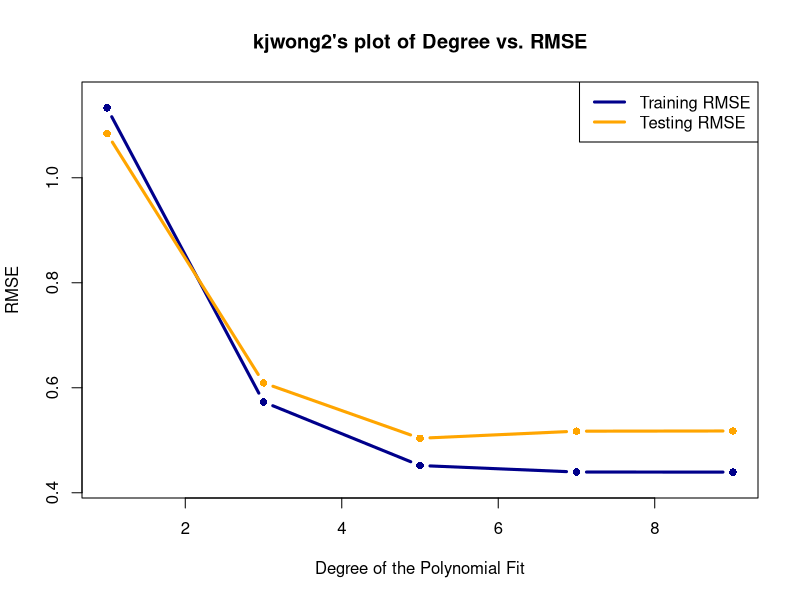
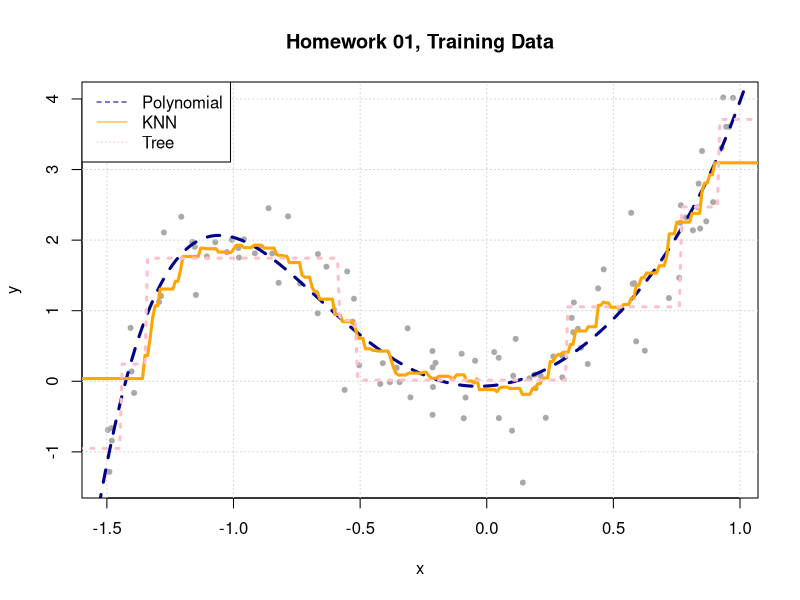

The R source for these figures, in order:
## ---- chunk 1
hw01_trn_data = read.csv("hw01-trn-data.csv")
hw01_tst_data = read.csv("hw01-tst-data.csv")
## ---- chunk 2
library(FNN)
library(rpart)
library(knitr)
library(kableExtra)
## ---- chunk 3
degrees = c(1, 3, 5, 7, 9)

poly_fit_1 = lm(y ~ poly(x, 1), data = hw01_trn_data)
poly_fit_3 = lm(y ~ poly(x, 3), data = hw01_trn_data)
poly_fit_5 = lm(y ~ poly(x, 5), data = hw01_trn_data)
poly_fit_7 = lm(y ~ poly(x, 7), data = hw01_trn_data)
poly_fit_9 = lm(y ~ poly(x, 9), data = hw01_trn_data)

calc_rmse = function(actual, predicted) {
  sqrt(mean((actual - predicted) ^ 2))
}

poly_trn_rmses = c(
  calc_rmse(hw01_trn_data$y, predict(poly_fit_1, hw01_trn_data)),
  calc_rmse(hw01_trn_data$y, predict(poly_fit_3, hw01_trn_data)),
  calc_rmse(hw01_trn_data$y, predict(poly_fit_5, hw01_trn_data)),
  calc_rmse(hw01_trn_data$y, predict(poly_fit_7, hw01_trn_data)),
  calc_rmse(hw01_trn_data$y, predict(poly_fit_9, hw01_trn_data))
)

poly_tst_rmses = c(
  calc_rmse(hw01_tst_data$y, predict(poly_fit_1, hw01_tst_data)),
  calc_rmse(hw01_tst_data$y, predict(poly_fit_3, hw01_tst_data)),
  calc_rmse(hw01_tst_data$y, predict(poly_fit_5, hw01_tst_data)),
  calc_rmse(hw01_tst_data$y, predict(poly_fit_7, hw01_tst_data)),
  calc_rmse(hw01_tst_data$y, predict(poly_fit_9, hw01_tst_data))
)

plot(degrees, poly_trn_rmses, type="b", ylim = c(min(c(poly_trn_rmses, poly_tst_rmses)) - 0.02, max(c(poly_trn_rmses, poly_tst_rmses)) + 0.02), col="darkblue", xlab = "Degree of the Polynomial Fit", main = "kjwong2's plot of Degree vs. RMSE", ylab = "RMSE", pch = 16, lwd = 3)
lines(degrees, poly_tst_rmses, type = "b", col = "orange", pch = 16, lwd = 3)
legend("topright", legend=c("Training RMSE", "Testing RMSE"), col=c("darkblue", "orange"), lwd = 3)

which.min(c(calc_rmse(hw01_tst_data$y, predict(poly_fit_1, hw01_tst_data)), calc_rmse(hw01_tst_data$y, predict(poly_fit_3, hw01_tst_data)), calc_rmse(hw01_tst_data$y, predict(poly_fit_5, hw01_tst_data)), calc_rmse(hw01_tst_data$y, predict(poly_fit_7, hw01_tst_data)), calc_rmse(hw01_tst_data$y, predict(poly_fit_9, hw01_tst_data))))
## ---- chunk 4
k = c(1, 11, 21, 31, 41)
knn_model_names = c("knn_pred_trn_k1", "knn_pred_trn_k11", "knn_pred_trn_k21", "knn_pred_trn_k31", "knn_pred_trn_k41")

knn_pred_trn_k1 = knn.reg(train = hw01_trn_data["x"], test = hw01_trn_data["x"], y = hw01_trn_data["y"], k =  1)$pred
knn_pred_trn_k11 = knn.reg(train = hw01_trn_data["x"], test = hw01_trn_data["x"], y = hw01_trn_data["y"], k =  11)$pred
knn_pred_trn_k21 = knn.reg(train = hw01_trn_data["x"], test = hw01_trn_data["x"], y = hw01_trn_data["y"], k =  21)$pred
knn_pred_trn_k31 = knn.reg(train = hw01_trn_data["x"], test = hw01_trn_data["x"], y = hw01_trn_data["y"], k =  31)$pred
knn_pred_trn_k41 = knn.reg(train = hw01_trn_data["x"], test = hw01_trn_data["x"], y = hw01_trn_data["y"], k =  41)$pred

knn_pred_tst_k1 = knn.reg(train = hw01_trn_data["x"], test = hw01_tst_data["x"], y = hw01_trn_data["y"], k =  1)$pred
knn_pred_tst_k11 = knn.reg(train = hw01_trn_data["x"], test = hw01_tst_data["x"], y = hw01_trn_data["y"], k =  11)$pred
knn_pred_tst_k21 = knn.reg(train = hw01_trn_data["x"], test = hw01_tst_data["x"], y = hw01_trn_data["y"], k =  21)$pred
knn_pred_tst_k31 = knn.reg(train = hw01_trn_data["x"], test = hw01_tst_data["x"], y = hw01_trn_data["y"], k =  31)$pred
knn_pred_tst_k41 = knn.reg(train = hw01_trn_data["x"], test = hw01_tst_data["x"], y = hw01_trn_data["y"], k =  41)$pred

knn_trn_rmses = c(
  calc_rmse(hw01_trn_data$y, knn_pred_trn_k1),
  calc_rmse(hw01_trn_data$y, knn_pred_trn_k11),
  calc_rmse(hw01_trn_data$y, knn_pred_trn_k21),
  calc_rmse(hw01_trn_data$y, knn_pred_trn_k31),
  calc_rmse(hw01_trn_data$y, knn_pred_trn_k41)
)

knn_tst_rmses = c(
  calc_rmse(hw01_tst_data$y, knn_pred_tst_k1),
  calc_rmse(hw01_tst_data$y, knn_pred_tst_k11),
  calc_rmse(hw01_tst_data$y, knn_pred_tst_k21),
  calc_rmse(hw01_tst_data$y, knn_pred_tst_k31),
  calc_rmse(hw01_tst_data$y, knn_pred_tst_k41)
)

knn_results = data.frame(
  knn_model_names,
  k,
  round(knn_trn_rmses, 4),
  round(knn_tst_rmses, 4)
)
colnames(knn_results) = c("Model Name", "k", "Training RMSE", "Testing RMSE")

knitr::kable(knn_results, escape = FALSE, booktabs = TRUE)
## ---- chunk 5
tree_mod1 = rpart(y ~ x, data = hw01_trn_data, control = rpart.control(cp = 0, minsplit = 2))
tree_mod2 = rpart(y ~ x, data = hw01_trn_data, control = rpart.control(cp = 0.001, minsplit = 2))
tree_mod3 = rpart(y ~ x, data = hw01_trn_data, control = rpart.control(cp = 0.01, minsplit = 2))
tree_mod4 = rpart(y ~ x, data = hw01_trn_data, control = rpart.control(cp = 0.1, minsplit = 2))
tree_mod5 = rpart(y ~ x, data = hw01_trn_data, control = rpart.control(cp = 1, minsplit = 2))


cp = c(0, 0.001, 0.01, 0.1, 1)
tree_model_names = c("tree_mod1", "tree_mod2", "tree_mod3", "tree_mod4", "tree_mod5")


tree_trn_rmses = c(
  calc_rmse(hw01_trn_data$y, predict(tree_mod1, hw01_trn_data)),
  calc_rmse(hw01_trn_data$y, predict(tree_mod2, hw01_trn_data)),
  calc_rmse(hw01_trn_data$y, predict(tree_mod3, hw01_trn_data)),
  calc_rmse(hw01_trn_data$y, predict(tree_mod4, hw01_trn_data)),
  calc_rmse(hw01_trn_data$y, predict(tree_mod5, hw01_trn_data))
)

tree_tst_rmses = c(
  calc_rmse(hw01_tst_data$y, predict(tree_mod1, hw01_tst_data)),
  calc_rmse(hw01_tst_data$y, predict(tree_mod2, hw01_tst_data)),
  calc_rmse(hw01_tst_data$y, predict(tree_mod3, hw01_tst_data)),
  calc_rmse(hw01_tst_data$y, predict(tree_mod4, hw01_tst_data)),
  calc_rmse(hw01_tst_data$y, predict(tree_mod5, hw01_tst_data))
)

tree_results = data.frame(
  tree_model_names,
  cp,
  round(tree_trn_rmses, 4),
  round(tree_tst_rmses, 4)
)
colnames(tree_results) = c("Model Name", "cp", "Training RMSE", "Testing RMSE")

knitr::kable(tree_results, escape = FALSE, booktabs = TRUE)
## ---- chunk 6
temp_grid = data.frame(x = seq(from = min(hw01_trn_data$x) - 5,
                                  to   = max(hw01_trn_data$x) + 5,
                                  by    = 0.01))

best_poly_plot = predict(poly_fit_5, temp_grid)
best_knn_plot  = knn.reg(train = hw01_trn_data["x"], test = temp_grid["x"], y = hw01_trn_data["y"], k =  11)$pred
best_tree_plot = predict(tree_mod3, temp_grid)
## ---- chunk 7
plot(y ~ x, data = hw01_trn_data, col = "darkgrey", pch = 20,
     main = "Homework 01, Training Data")
grid()

lines(temp_grid$x, best_poly_plot, col = "darkblue", lty = 2, lwd = 3)
lines(temp_grid$x, best_knn_plot, col = "orange", lty = 1, lwd = 3)
lines(temp_grid$x, best_tree_plot, col = "pink", lty = 3, lwd = 3)
legend("topleft", c("Polynomial", "KNN", "Tree"), lty = c(2, 1, 3), lwd = 1, col = c("darkblue", "orange", "pink"))
